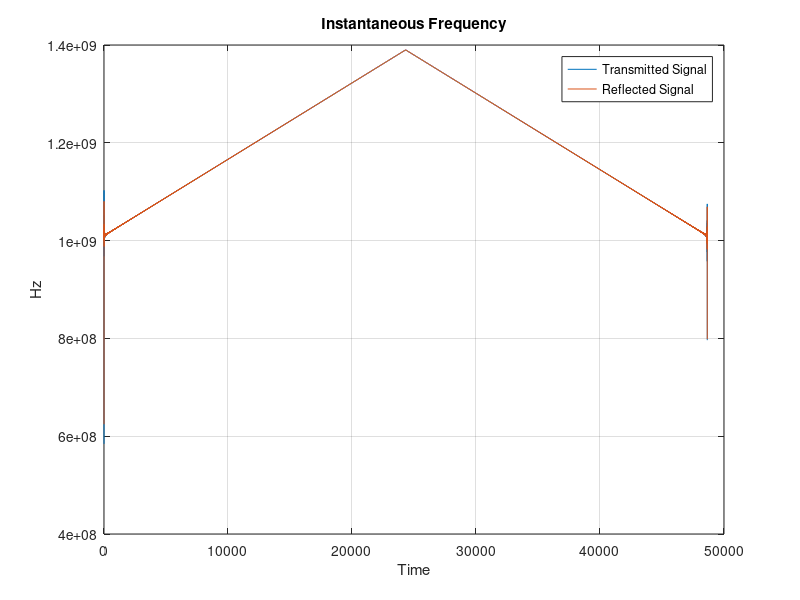
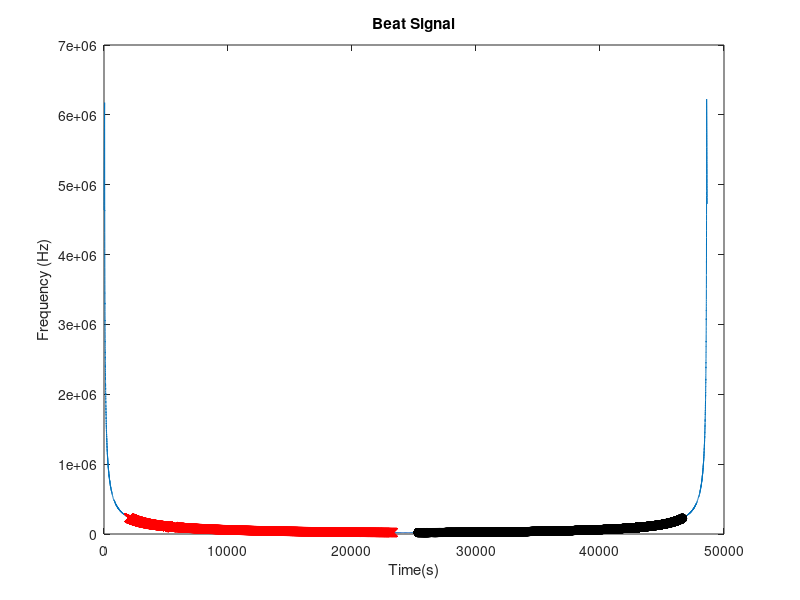

Write the MATLAB code that produced these figures, in order.
% Top Level File for the FMCW Radar

close all
clear
clc
c = 3*10^8;         % Speed of light (m/s)
df = 380*10^6;      % Bandwidth (Hz)
fc = 1.2*10^9;      % Center frequency (Hz)
fmin = fc-df/2;     % Hz
fmax = fc+df/2;     % 
fs = fmax*2.1;      % Sampling rate (Hz)
Tm = (1/fc)*10^4;   %1.25*10^-3;    %(1/fc)*10^4;   % Modulation index (s)
dt = 1/fs;          % Time Step (s)
t = 0:dt:2*Tm;      % Duration of chirp (s)
theta = pi/2;       % Angle of Arrival for object (radians)
distance = 20;      % Distance of object (m)
velocity = 50;      % Velocity of object (m/s)
gamma = df/Tm;      % Chirp Rate

tic


%% Object Processing
% Generate signal
ramp_gen = sawtooth(2*pi*t/(2*Tm),0.5);
tx_signal = vco(ramp_gen,[fmin fmax],fs);
len = length(tx_signal);
fftsize = 2^nextpow2(len);
tx_signal = fft(tx_signal, fftsize);
tx_signal = ifft(tx_signal(1:fftsize/2), fftsize);
tx_signal = tx_signal(1:len);

clear ramp_gen fftsize len t df fmin fmax Tm
 
% % Plot Transmitted Signal
% figure(1)
% plot(1:length(tx_signal), real(tx_signal), 1:length(tx_signal), imag(tx_signal))
% title('Plot TX Signal')

% % Plot Generated Chirp
% figure(2)
% spectrogram(tx_signal,256*4,220*4,512*16,fs, 'yaxis')
% title('Spectrogram of Generated Chirp')


%% Doppler Shift Calculations

% Doppler Shift
vr = velocity*sin(theta);   % radial velocity (m/s)
lambda = c/fc;              % wavelength of carrier signal (m)
fdoppler = (2*vr)/lambda;   % Doppler shift (Hz)

% Determine the necessary resolution for the fft shift
if (fdoppler ~= 0)
    fftsize = 2^nextpow2(max(length(tx_signal),fs/fdoppler));
else 
    fftsize = 2^nextpow2(length(tx_signal));
end


% Freq Shift Data
fftres = fs/fftsize;
fftshift = round(fdoppler/fftres);
fdoppler = fftshift*fftres;
fft_tx = fft(tx_signal,fftsize);

% Shift the FFT data
fft_tx_shift = circshift(fft_tx(1:fftsize/2), [0, fftshift]);
tx_freqshifted = ifft(fft_tx_shift, fftsize);
tx_freqshifted = tx_freqshifted(1:length(tx_signal));

% %% Plot Doppler Shifted Data
% figure(3)
% spectrogram(tx_freqshifted,256*2,220*2,512*8,fs,'yaxis')
% title('Spectrogram of Doppler Shifted Chirp')
clear lambda fftsize fftshift fft_tx_shift fft_tx theta vr lambda fdoppler fftres

%% Time Shift Calculations
% Determine Time Shift
tdelay = 2*distance/c;      % time delay (s)
tshift = tdelay/dt;

len = length(tx_freqshifted);
reflected_signal = circshift(tx_freqshifted, [0, round(tshift)]);

% % Plot Time Shifted Chirp
% figure (4)
% spectrogram(reflected_signal,256*2,220*2,512*8,fs,'yaxis')
% title('Spectrogram of Reflected Chirp')

clear tdelay tshift tx_freqshifted c len
toc 

tic
%% Hilbert Transform
tx_hilbert = hilbert(real(tx_signal));
refl_hilbert = hilbert(real(reflected_signal));

clear tx_signal reflected_signal

txFreqs = fs/(2*pi)*diff(unwrap(angle(tx_hilbert)));
rxFreqs = fs/(2*pi)*diff(unwrap(angle(refl_hilbert)));

clear tx_hilbert refl_hilbert

% Plot Instantaneous Frequency
figure (5)
plot(1:length(txFreqs), txFreqs, 1:length(rxFreqs), rxFreqs)
% plot((1000:length(txFreqs)-1000)*dt,txFreqs(1000:length(txFreqs)-1000),...
%     (1000:length(rxFreqs)-1000)*dt, rxFreqs(1000:length(txFreqs)-1000))
xlabel('Time')
ylabel('Hz')
grid on
title('Instantaneous Frequency')
legend('Transmitted Signal', 'Reflected Signal')


%% Plot Beat Frequency
beat = abs(rxFreqs - txFreqs);

% Add moving average filter
sizefilter = 100;
filter = repmat(1/sizefilter, 1, sizefilter);
beat = conv(beat, filter, 'same');

clear filter sizefilter

figure(6)
plot(1:length(beat), beat);
xlabel('Time(s)')
ylabel('Frequency (Hz)')
title('Beat Signal')

%% Detect plateaus
[txMax,txMaxInd] = max(txFreqs);
txMin = min(txFreqs);
[rxMax,rxMaxInd] = max(rxFreqs);
[rxMin,rxMinInd] = min(rxFreqs);

rxMinInd = rxMinInd + 2000;
txMaxInd = txMaxInd - 1000;
rxMaxInd = rxMaxInd + 1000;
endInd = length(beat) - 2000;



f1 = abs(median(beat(rxMinInd:txMaxInd)));
f2 = abs(median(beat(rxMaxInd:endInd)));

figure(6)
hold on
plot(rxMinInd:txMaxInd, beat(rxMinInd:txMaxInd), 'rx')
hold on
plot(rxMaxInd:endInd, beat(rxMaxInd:endInd), 'ko')


%% Calculate velocity and distance
calc_fD = 0.5*(f2-f1);
calc_fB = 0.5*(f2+f1);

calc_vel = abs(calc_fD*(3*10^8)/(2*fc));
vel_error= 100*(calc_vel - velocity)/velocity;

calc_dist = calc_fB*(3*10^8)/(2*gamma);
dist_error = 100*(calc_dist - distance)/distance;
toc

clear f1 f2 txFreqs txMax txMaxInd txMin fftres fmax fmin ...
    rxFreqs rxMax rxMaxInd rxMin rxMinInd beat gamma calc_fB ...
    dt fc fs  gamma 
